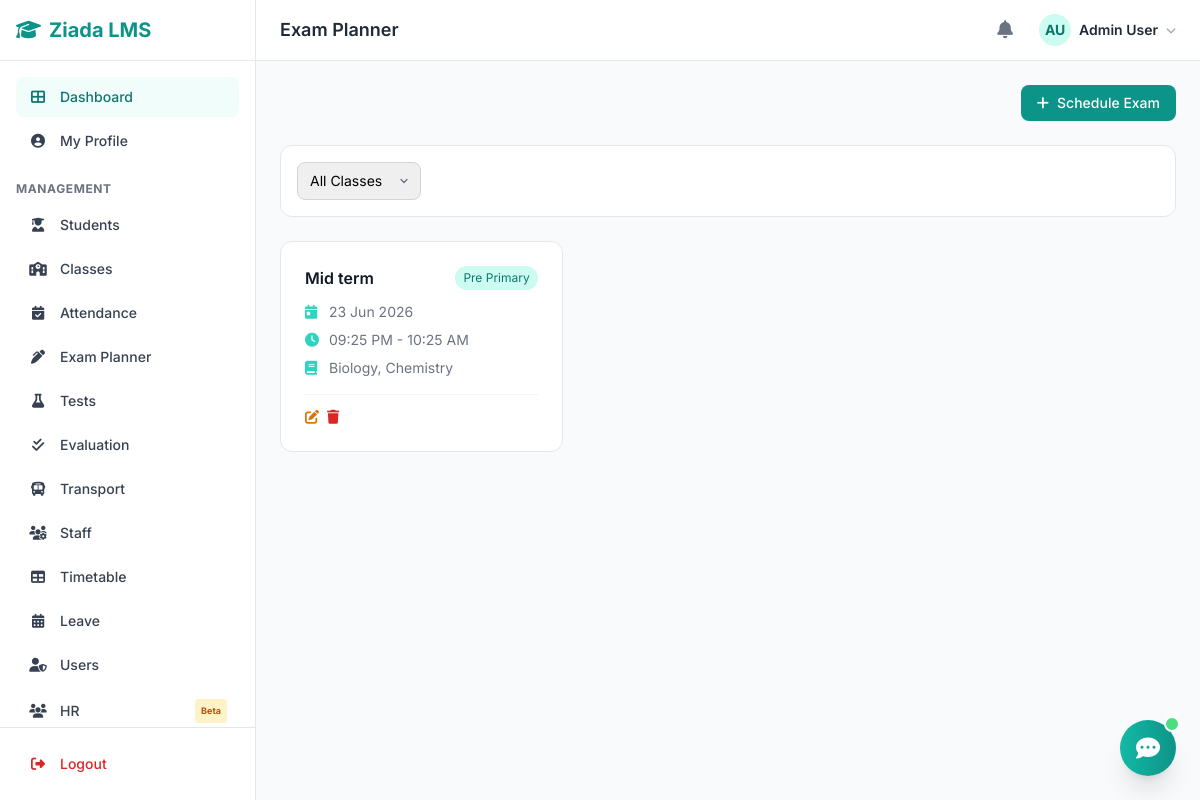
Page /modules/exams/index.php (signed in) on the committed database.
### tables this page shows
CREATE TABLE `users` (
  `id` int(11) NOT NULL,
  `username` varchar(50) NOT NULL,
  `email` varchar(100) NOT NULL,
  `password` varchar(255) NOT NULL,
  `full_name` varchar(100) NOT NULL,
  `phone` varchar(20) DEFAULT NULL,
  `role` enum('admin','teacher','student') NOT NULL DEFAULT 'student',
  `avatar` varchar(255) DEFAULT NULL,
  `is_active` tinyint(1) DEFAULT 1,
  `created_at` timestamp NOT NULL DEFAULT current_timestamp(),
  `updated_at` timestamp NOT NULL DEFAULT current_timestamp() ON UPDATE current_timestamp()
);

CREATE TABLE `exams` (
  `id` int(11) NOT NULL,
  `title` varchar(200) NOT NULL,
  `class_id` int(11) NOT NULL,
  `exam_date` date NOT NULL,
  `start_time` time NOT NULL,
  `end_time` time NOT NULL,
  `description` text DEFAULT NULL,
  `created_by` int(11) DEFAULT NULL,
  `is_active` tinyint(1) DEFAULT 1,
  `created_at` timestamp NOT NULL DEFAULT current_timestamp()
);

CREATE TABLE `classes` (
  `id` int(11) NOT NULL,
  `name` varchar(100) NOT NULL,
  `category` varchar(50) NOT NULL,
  `section` varchar(10) DEFAULT NULL,
  `description` text DEFAULT NULL,
  `is_active` tinyint(1) DEFAULT 1,
  `created_at` timestamp NOT NULL DEFAULT current_timestamp()
);

### config/database.php (called while the page is built, shortened)
<?php
function db_connect() {
    $conn = new mysqli(DB_HOST, DB_USER, DB_PASS, DB_NAME);
    $conn->set_charset("utf8mb4");
    return $conn;
}
function db_query($sql, $params = []) {
    $conn = db_connect();
    if (!empty($params)) {
        $stmt = $conn->prepare($sql);
        if ($stmt) {
            $types = '';
            foreach ($params as $p) {
                if (is_int($p)) $types .= 'i';
                elseif (is_double($p)) $types .= 'd';
                else $types .= 's';
            }
            $stmt->bind_param($types, ...$params);
            $stmt->execute();
            $result = $stmt->get_result();
            return $result;
        }
    }
    $result = $conn->query($sql);
    return $result;
}
function db_get_row($sql, $params = []) {
    $result = db_query($sql, $params);
    return $result ? $result->fetch_assoc() : null;
}
function db_get_all($sql, $params = []) {
    $result = db_query($sql, $params);
    return $result ? $result->fetch_all(MYSQLI_ASSOC) : [];
}

### modules/exams/index.php (the view, shortened to what this page needs)
<?php
require_once __DIR__ . '/../../includes/functions.php';
$class_id = (int)($_GET['class_id'] ?? 0);
$exams = [];
if ($class_id) {
    $exams = db_get_all("SELECT e.*, GROUP_CONCAT(DISTINCT s.name SEPARATOR ', ') as subjects
        FROM exams e
        LEFT JOIN exam_subjects es ON e.id = es.exam_id
        LEFT JOIN subjects s ON es.subject_id = s.id
        WHERE e.class_id = ?
        GROUP BY e.id
        ORDER BY e.exam_date", [$class_id]);
} else {
    $exams = db_get_all("SELECT e.*, c.name as class_name,
        GROUP_CONCAT(DISTINCT s.name SEPARATOR ', ') as subjects
        FROM exams e
        LEFT JOIN classes c ON e.class_id = c.id
        LEFT JOIN exam_subjects es ON e.id = es.exam_id
        LEFT JOIN subjects s ON es.subject_id = s.id
        GROUP BY e.id
        ORDER BY e.exam_date DESC LIMIT 20");
}
include __DIR__ . '/../../includes/header.php';
?>
<div class="max-w-6xl mx-auto">
    <div class="flex items-center justify-between mb-6">
        <a href="create.php" class="bg-teal-600 text-white px-4 py-2 rounded-lg text-sm font-medium hover:bg-teal-700 transition flex items-center gap-2">
            <i class="fas fa-plus"></i> Schedule Exam
        </a>
    </div>
    <div class="bg-white rounded-xl border border-gray-200 p-4 mb-6">
        <form method="GET" class="flex items-center gap-3">
            <select name="class_id" class="border border-gray-300 rounded-lg px-3 py-2 text-sm focus:ring-2 focus:ring-teal-500 outline-none" onchange="this.form.submit()">
                <option value="">All Classes</option>
            </select>
        </form>
    </div>
    <?php if (empty($exams)): ?>
    <div class="bg-white rounded-xl border border-gray-200 p-12 text-center">
        <i class="fas fa-calendar-alt text-5xl text-gray-300 mb-4 block"></i>
        <p class="text-gray-500">No exams scheduled yet.</p>
        <a href="create.php" class="text-teal-600 hover:underline text-sm mt-2 inline-block">Schedule your first exam</a>
    </div>
    <?php else: ?>
    <div class="grid grid-cols-1 md:grid-cols-2 lg:grid-cols-3 gap-6">
        <?php foreach ($exams as $exam): ?>
        <div class="bg-white rounded-xl border border-gray-200 p-6 hover:shadow-md transition">
            <div class="flex items-start justify-between mb-3">
                <h3 class="font-semibold text-gray-900"><?= sanitize($exam['title']) ?></h3>
                <span class="text-xs bg-teal-100 text-teal-700 px-2 py-1 rounded-full"><?= sanitize($exam['class_name'] ?? '') ?></span>
            </div>
            <div class="space-y-2 text-sm">
                <div class="flex items-center gap-2 text-gray-500">
                    <i class="fas fa-calendar-day w-4 text-teal-400"></i> <?= format_date($exam['exam_date']) ?>
                </div>
                <div class="flex items-center gap-2 text-gray-500">
                    <i class="fas fa-clock w-4 text-teal-400"></i> <?= date('h:i A', strtotime($exam['start_time'])) ?> - <?= date('h:i A', strtotime($exam['end_time'])) ?>
                </div>
                <div class="flex items-center gap-2 text-gray-500">
                    <i class="fas fa-book w-4 text-teal-400"></i> <?= sanitize($exam['subjects'] ?? 'N/A') ?>
                </div>
            </div>
            <div class="mt-4 pt-3 border-t border-gray-100 flex gap-2">
                <a href="edit.php?id=<?= $exam['id'] ?>" class="text-amber-600 hover:text-amber-800 text-sm"><i class="fas fa-edit"></i></a>
                <a href="delete.php?id=<?= $exam['id'] ?>" class="text-red-600 hover:text-red-800 text-sm" data-confirm="Delete this exam?"><i class="fas fa-trash"></i></a>
            </div>
        </div>
        <?php endforeach; ?>
    </div>
    <?php endif; ?>
</div>
<?php include __DIR__ . '/../../includes/footer.php'; ?>

### includes/functions.php (shortened to what this page needs)
<?php
function sanitize($input) {
    return htmlspecialchars(strip_tags(trim($input)), ENT_QUOTES, 'UTF-8');
}
function format_date($date, $format = 'd M Y') {
    return date($format, strtotime($date));
}
function get_avatar($name, $photo = null, $subdir = 'avatars') {
    $initials = '';
    $parts = explode(' ', $name);
    foreach ($parts as $p) $initials .= strtoupper($p[0] ?? '');
    return substr($initials, 0, 2);
}
function user_avatar_html($user, $size = 'w-8 h-8', $text_size = 'text-sm') {
    $initial = get_avatar($user['full_name'] ?? 'U');
    return '<div class="' . $size . ' rounded-full bg-teal-100 flex items-center justify-center ' . $text_size . ' font-bold text-teal-700">' . $initial . '</div>';
}

### assets/css/style.css (style rules this page uses)
:root { --color-primary: #0d9488; --color-primary-hover: #0f766e; --color-primary-light: #f0fdfa; --color-primary-ring: rgba(13, 148, 136, 0.3); --font-sans: 'Inter', -apple-system, BlinkMacSystemFont, 'Segoe UI', Roboto, sans-serif; }
* { margin: 0; padding: 0; box-sizing: border-box; }
body { font-family: var(--font-sans); -webkit-font-smoothing: antialiased; }
select { font-family: var(--font-sans); appearance: none; background-repeat: no-repeat; background-position: right 10px center; padding-right: 32px !important; cursor: pointer; transition: border-color 0.15s ease, box-shadow 0.15s ease; }

### rows in the picture
users: full_name "AU"
exams: title "Mid term", class.name "Pre Primary", exam_date "23 Jun 2026", start_time "09:25 PM", end_time "10:25 AM", subjects "Biology, Chemistry"

### other values in the picture
$page_title "Exam Planner"
get_user_name() "Admin User"
